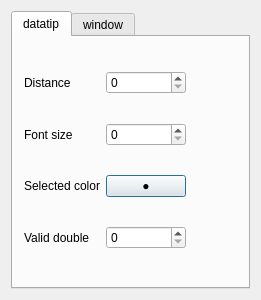
<?xml version="1.0" encoding="UTF-8"?>
<ui version="4.0">
 <class>showSettingDialog</class>
 <widget class="QDialog" name="showSettingDialog">
  <property name="geometry">
   <rect>
    <x>0</x>
    <y>0</y>
    <width>261</width>
    <height>300</height>
   </rect>
  </property>
  <property name="windowTitle">
   <string>showSettingDialog</string>
  </property>
  <layout class="QHBoxLayout" name="horizontalLayout">
   <item>
    <widget class="QTabWidget" name="showSetting">
     <property name="currentIndex">
      <number>0</number>
     </property>
     <widget class="QWidget" name="datatip">
      <attribute name="title">
       <string>datatip</string>
      </attribute>
      <layout class="QGridLayout" name="gridLayout">
       <item row="1" column="1">
        <widget class="QSpinBox" name="fontSizeSpinBox"/>
       </item>
       <item row="0" column="0">
        <widget class="QLabel" name="label">
         <property name="text">
          <string>Distance</string>
         </property>
        </widget>
       </item>
       <item row="0" column="1">
        <widget class="QSpinBox" name="distanceSpinBox">
         <property name="maximum">
          <number>20</number>
         </property>
        </widget>
       </item>
       <item row="3" column="0">
        <widget class="QLabel" name="label_5">
         <property name="text">
          <string>Valid double</string>
         </property>
        </widget>
       </item>
       <item row="2" column="0">
        <widget class="QLabel" name="label_3">
         <property name="text">
          <string>Selected color</string>
         </property>
        </widget>
       </item>
       <item row="2" column="1">
        <widget class="QPushButton" name="selectColorPushButton">
         <property name="text">
          <string>●</string>
         </property>
        </widget>
       </item>
       <item row="3" column="1">
        <widget class="QSpinBox" name="validDoubleSpinBox"/>
       </item>
       <item row="1" column="0">
        <widget class="QLabel" name="label_2">
         <property name="text">
          <string>Font size</string>
         </property>
        </widget>
       </item>
       <item row="0" column="2">
        <spacer name="horizontalSpacer">
         <property name="orientation">
          <enum>Qt::Horizontal</enum>
         </property>
         <property name="sizeHint" stdset="0">
          <size>
           <width>40</width>
           <height>20</height>
          </size>
         </property>
        </spacer>
       </item>
      </layout>
     </widget>
     <widget class="QWidget" name="window">
      <attribute name="title">
       <string>window</string>
      </attribute>
      <widget class="QCheckBox" name="xCheckBox">
       <property name="geometry">
        <rect>
         <x>70</x>
         <y>60</y>
         <width>71</width>
         <height>16</height>
        </rect>
       </property>
       <property name="text">
        <string>X</string>
       </property>
       <property name="checked">
        <bool>true</bool>
       </property>
      </widget>
      <widget class="QCheckBox" name="yCheckBox">
       <property name="geometry">
        <rect>
         <x>70</x>
         <y>90</y>
         <width>71</width>
         <height>16</height>
        </rect>
       </property>
       <property name="text">
        <string>Y</string>
       </property>
       <property name="checked">
        <bool>true</bool>
       </property>
      </widget>
      <widget class="QCheckBox" name="minCheckBox">
       <property name="geometry">
        <rect>
         <x>70</x>
         <y>120</y>
         <width>71</width>
         <height>16</height>
        </rect>
       </property>
       <property name="text">
        <string>Min</string>
       </property>
      </widget>
      <widget class="QCheckBox" name="maxCheckBox">
       <property name="geometry">
        <rect>
         <x>70</x>
         <y>150</y>
         <width>71</width>
         <height>16</height>
        </rect>
       </property>
       <property name="text">
        <string>Max</string>
       </property>
      </widget>
      <widget class="QCheckBox" name="rxCheckBox">
       <property name="geometry">
        <rect>
         <x>70</x>
         <y>180</y>
         <width>71</width>
         <height>16</height>
        </rect>
       </property>
       <property name="text">
        <string>Rx</string>
       </property>
      </widget>
      <widget class="QLabel" name="label_4">
       <property name="geometry">
        <rect>
         <x>20</x>
         <y>30</y>
         <width>111</width>
         <height>16</height>
        </rect>
       </property>
       <property name="text">
        <string>Select show flag:</string>
       </property>
      </widget>
     </widget>
    </widget>
   </item>
  </layout>
 </widget>
 <layoutdefault spacing="6" margin="11"/>
 <resources/>
 <connections>
  <connection>
   <sender>xCheckBox</sender>
   <signal>clicked()</signal>
   <receiver>showSettingDialog</receiver>
   <slot>onCheckBoxClicked()</slot>
   <hints>
    <hint type="sourcelabel">
     <x>88</x>
     <y>54</y>
    </hint>
    <hint type="destinationlabel">
     <x>180</x>
     <y>-5</y>
    </hint>
   </hints>
  </connection>
  <connection>
   <sender>yCheckBox</sender>
   <signal>clicked()</signal>
   <receiver>showSettingDialog</receiver>
   <slot>onCheckBoxClicked()</slot>
   <hints>
    <hint type="sourcelabel">
     <x>66</x>
     <y>86</y>
    </hint>
    <hint type="destinationlabel">
     <x>152</x>
     <y>-12</y>
    </hint>
   </hints>
  </connection>
  <connection>
   <sender>minCheckBox</sender>
   <signal>clicked()</signal>
   <receiver>showSettingDialog</receiver>
   <slot>onCheckBoxClicked()</slot>
   <hints>
    <hint type="sourcelabel">
     <x>51</x>
     <y>113</y>
    </hint>
    <hint type="destinationlabel">
     <x>56</x>
     <y>-7</y>
    </hint>
   </hints>
  </connection>
  <connection>
   <sender>maxCheckBox</sender>
   <signal>clicked()</signal>
   <receiver>showSettingDialog</receiver>
   <slot>onCheckBoxClicked()</slot>
   <hints>
    <hint type="sourcelabel">
     <x>68</x>
     <y>152</y>
    </hint>
    <hint type="destinationlabel">
     <x>101</x>
     <y>0</y>
    </hint>
   </hints>
  </connection>
  <connection>
   <sender>rxCheckBox</sender>
   <signal>clicked()</signal>
   <receiver>showSettingDialog</receiver>
   <slot>onCheckBoxClicked()</slot>
   <hints>
    <hint type="sourcelabel">
     <x>54</x>
     <y>176</y>
    </hint>
    <hint type="destinationlabel">
     <x>30</x>
     <y>2</y>
    </hint>
   </hints>
  </connection>
 </connections>
 <slots>
  <slot>onCheckBoxClicked()</slot>
 </slots>
</ui>
